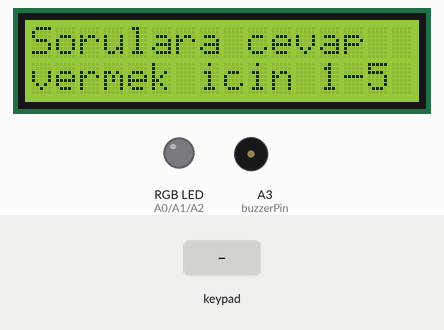
The sketch below on a simulated Arduino Uno, built with avr-gcc and run on an emulated ATmega328P. Parts: 16×2 character LCD, an RGB LED mixed from three pins (HIGH = lit), buzzer (waves = sounding, pin HIGH). The test bench sets the inputs (shaded band).

Above: at 1.6 s.
At 9.2 s:
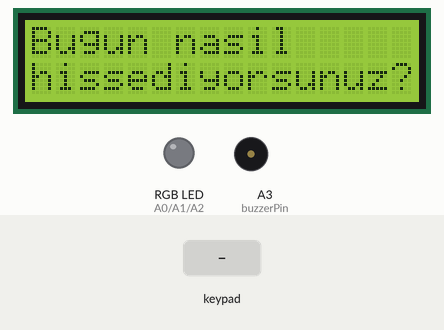
10.4 s: keypad keys 1 3 9 7 2 pressed 0.4 s apart
At 15.0 s:
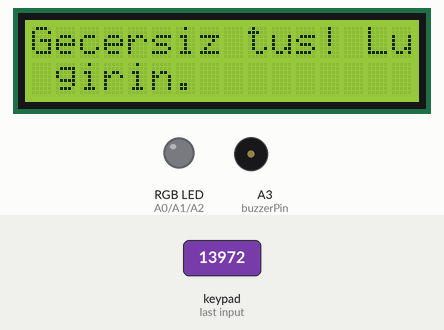
21.4 s: key '4' pressed
24.4 s: key '5' pressed
27.4 s: keypad keys 1 0 9 8 7 pressed 0.4 s apart
At 32.0 s:
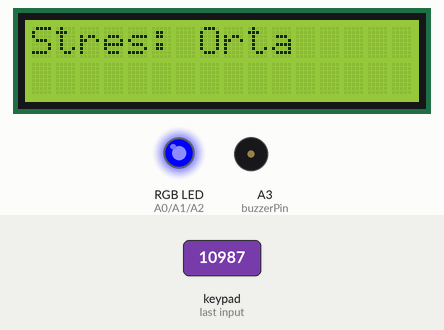
Timing chart, 0 to 33.5 s (numbered marks = the images above; inputs shaded):
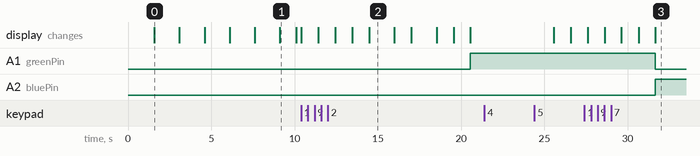

The sketch:

stres_duzeyi_kontrol__3.ino
```cpp
#include <Keypad.h>
#include <LiquidCrystal.h> // LCD kütüphanesi ekleniyor

// Tuş takımı tanımlamaları
const byte ROWS = 4; // 4 satır
const byte COLS = 3; // 3 sütun
char keys[ROWS][COLS] = {
  {'1', '2', '3'},
  {'4', '5', '6'},
  {'7', '8', '9'},
  {'*', '0', '#'}
};
byte rowPins[ROWS] = {10, 9, 8, 7}; // Satır pinleri
byte colPins[COLS] = {6, A5, A4};    // Sütun pinleri
Keypad keypad = Keypad(makeKeymap(keys), rowPins, colPins, ROWS, COLS);

// RGB LED pinleri
const int redPin = A0;
const int greenPin = A1;
const int bluePin = A2;

// Buzzer pini
const int buzzerPin = A3;

// LCD ekran pinleri
LiquidCrystal lcd(12, 11, 5, 4, 3, 2); // LCD pinleri

// Stres seviyesi değişkeni
int stressLevel = 0;

// Sorular
#define MAX_QUESTIONS 3
String questions[MAX_QUESTIONS][2] = {
  {"Bugun nasil", "hissediyorsunuz?"},
  {"Stresli bir", "olay oldu mu?"},
  {"Enerjik misiniz?", ""}
};
void setup() {
  pinMode(redPin, OUTPUT);
  pinMode(greenPin, OUTPUT);
  pinMode(bluePin, OUTPUT);
  pinMode(buzzerPin, OUTPUT);

  lcd.begin(16, 2);  // LCD ekranı başlat
  showMessage("Duygusal Durum", "Izleyici Basladi");
  showMessage("Sorulara cevap", "vermek icin 1-5 arasi");
  showMessage("bir tus basin.", "Anahtarlar: 1-5");
  showMessage("1=Cok Iyi","2=Iyi");
  showMessage("3=Orta","4=Kotu");
  showMessage("5=Cok Kotu","");
}

void loop() {
  for (int i = 0; i < MAX_QUESTIONS; i++) {
    // İki satırda soruyu yazdır
    lcd.clear();
    lcd.setCursor(0, 0);
    lcd.print(questions[i][0]);   // İlk satır
    lcd.setCursor(0, 1);
    lcd.print(questions[i][1]);   // İkinci satır
    delay(1000);  // Soruyu 1 saniye göster
    lcd.clear();

    // Cevap al
    char key = 0;
    while (!key) {
      key = keypad.getKey();
    }

    if (key >= '1' && key <= '5') {
      int score = key - '0'; // Karakteri sayıya çevir
      stressLevel += score;
      lcd.clear();
      lcd.print("Girilen: ");
      lcd.print(score);
      delay(1000);  // Kullanıcıya yanıtı göster
    } else {
      lcd.clear();
      lcd.print("Gecersiz tus! Lutfen 1-5 arasi bir deger girin.");
      delay(1500); // Geçersiz tuş mesajını göster
      i--; // Soruyu yeniden sor
    }
  }

  lcd.clear();
  lcd.print("Toplam Stres: ");
  lcd.println(stressLevel);

  // Stres seviyesini belirleme ve LED rengi ayarlama
  if (stressLevel <= 7) {
    lcd.clear();
    lcd.print("Stres: Dusuk");
    setColor(0, 255, 0); // Yeşil
  } else if (stressLevel > 7 && stressLevel <= 13) {
    lcd.clear();
    lcd.print("Stres: Orta");
    setColor(0, 0, 255); // Mavi
  } else {
    lcd.clear();
    lcd.print("Stres: Yüksek");
    setColor(255, 0, 0); // Kırmızı
    digitalWrite(buzzerPin, HIGH); // Buzzer aktif
    delay(500);
    digitalWrite(buzzerPin, LOW);
  }

  delay(5000); // Sonuçları 5 saniye göster
  stressLevel = 0; // Yeniden başlamak için sıfırla
}

void setColor(int red, int green, int blue) {
  analogWrite(redPin, red);
  analogWrite(greenPin, green);
  analogWrite(bluePin, blue);
}

void showMessage(String line1, String line2) {
  lcd.clear();
  lcd.setCursor(0, 0);   // Üst satır
  lcd.print(line1);      // İlk satırda yazıyı yazdır
  lcd.setCursor(0, 1);   // Alt satır
  lcd.print(line2);      // İkinci satırda yazıyı yazdır
  delay(1500);           // Mesajı 1,5 saniye süreyle ekranda göster
  lcd.clear();           // Ekranı temizle
}
```

Measured:
- after the input at 10.4 s, A1 (greenPin): LOW → HIGH after 10.2 s; the display: first changes at once (image 2 shows a later state)
- after the input at 21.4 s, every drawn part: stays the same
- after the input at 27.4 s, A1 (greenPin): HIGH → LOW after 4.3 s; A2 (bluePin): LOW → HIGH after 4.3 s
- what the display in image 0 shows lasts 1.5 s, from 1.6 s to 3.1 s
- what the display in image 1 shows lasts 1.0 s, from 9.1 s to 10.1 s
